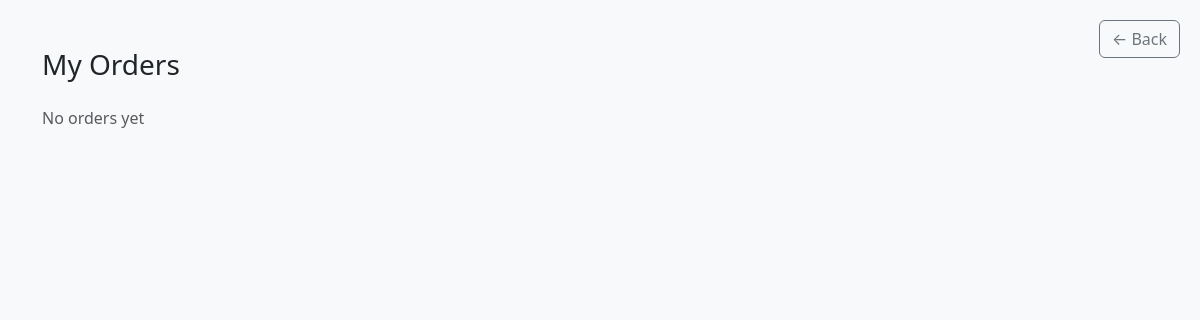
The page /orders (signed in) on the database as committed earlier.
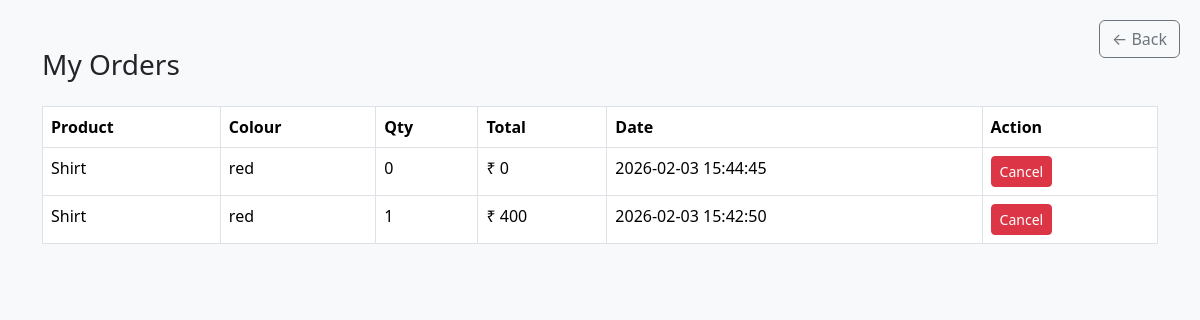
The same page on the database as committed later.
### tables this page shows
CREATE TABLE orders (
    id INTEGER PRIMARY KEY AUTOINCREMENT,
    user_id INTEGER,
    product_name TEXT,
    colour TEXT,
    quantity INTEGER,
    price INTEGER,
    total INTEGER,
    created_at TIMESTAMP DEFAULT CURRENT_TIMESTAMP
, product_id INTEGER);

### app.py (the view)
@app.route("/orders")
@login_required
def orders():
    conn = get_db()
    cur = conn.cursor()
    cur.execute("""
        SELECT
            id,
            product_name,
            colour,
            quantity,
            total,
            created_at
        FROM orders
        WHERE user_id = ?
        ORDER BY created_at DESC
    """, (session["user_id"],))
    orders = cur.fetchall()
    conn.close()
    return render_template("orders.html", orders=orders)

### app.py (called while the page is built)
def get_db():
    conn = sqlite3.connect(
        "database.db",
        timeout=30,              # wait instead of locking
        check_same_thread=False  # allow Flask threads
    )
    conn.row_factory = sqlite3.Row
    conn.execute("PRAGMA journal_mode=WAL;")
    conn.execute("PRAGMA synchronous=NORMAL;")
    return conn

def login_required(f):
    @wraps(f)
    def decorated_function(*args, **kwargs):
        if "user_id" not in session:
            return redirect("/login")
        return f(*args, **kwargs)
    return decorated_function

### templates/orders.html (shortened to what this page needs)
<!DOCTYPE html>
<html>
<head>
    <link href="https://cdn.jsdelivr.net/npm/bootstrap@5.3.2/dist/css/bootstrap.min.css" rel="stylesheet">
</head>
<body class="bg-light">
<div style="position: absolute; top: 20px; right: 20px; z-index: 1000;">
    <button onclick="history.back()" class="btn btn-outline-secondary">
        ← Back
    </button>
</div>
<div class="container mt-5">
    <h3 class="mb-4">My Orders</h3>
    {% if orders %}
        <table class="table table-bordered">
    <thead>
        <tr>
            <th>Product</th>
            <th>Colour</th>
            <th>Qty</th>
            <th>Total</th>
            <th>Date</th>
            <th>Action</th>
        </tr>
    </thead>
    <tbody>
        {% for order in orders %}
        <tr>
            <td>{{ order[1] }}</td>
            <td>{{ order[2] }}</td>
            <td>{{ order[3] }}</td>
            <td>₹ {{ order[4] }}</td>
            <td>{{ order[5] }}</td>
            <td>
                <a href="/cancel_order/{{ order[0] }}"
                   class="btn btn-danger btn-sm"
                   onclick="return confirm('Cancel this order?')">
                   Cancel
                </a>
            </td>
        </tr>
        {% endfor %}
    </tbody>
</table>
    {% else %}
        <p class="text-muted">No orders yet</p>
    {% endif %}
</div>
</body>
</html>

Rows that differ between the two databases and show on the page:
added orders: product_name "Shirt", colour "red", quantity "0", total "0", created_at "2026-02-03 15:44:45"
added orders: product_name "Shirt", colour "red", quantity "1", total "400", created_at "2026-02-03 15:42:50"
Other text that changed with them:
text no longer shown: "No orders yet"
text now shown: "Product Colour Qty Total Date Action"
